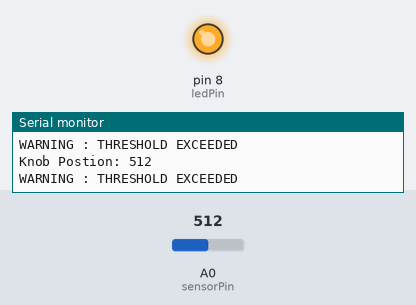
This sketch was run on a simulated Arduino Uno, built with avr-gcc and run on an emulated ATmega328P. Shown: output pins drawn as LEDs (lit = HIGH), the last lines printed to the serial monitor. The test bench sets the inputs (shaded band); at power-on: A0 (sensorPin) = 512.

Above: at 1.8 s.
1.9 s: A0 (sensorPin) set to 497
At 3.2 s:
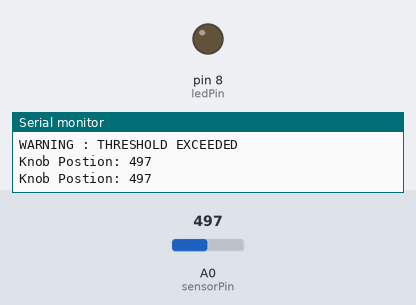
3.5 s: A0 (sensorPin) set to 522
At 4.7 s:
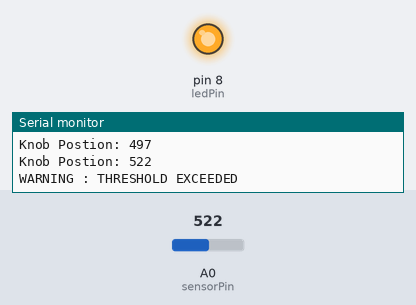
5.5 s: A0 (sensorPin) set to 511
At 6.3 s:
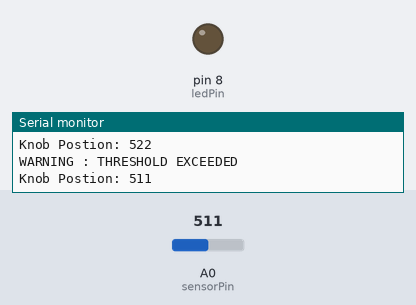
Timing chart, 0 to 8.5 s (numbered marks = the images above; inputs shaded):
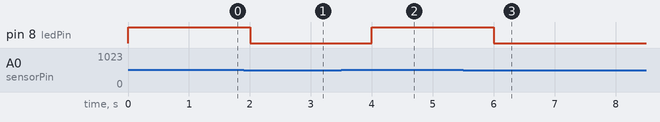

Measured:
- the behaviour switches between 512 and 511 on A0 (sensorPin) (found by bisection; images 0 and 1)
- after the input at 1.9 s, pin 8 (ledPin): HIGH → LOW after 0.10 s
- after the input at 3.5 s, pin 8 (ledPin): LOW → HIGH after 0.50 s
- after the input at 5.5 s, pin 8 (ledPin): HIGH → LOW after 0.50 s

The sketch:

04_Threshold_Alarm_System.ino
```cpp
int sensorValue = 0;
int sensorPin = A0;
int ledPin = 8;

void setup() {
  Serial.begin(9600);
  pinMode(ledPin,OUTPUT);
}

void loop() {
  sensorValue = analogRead(sensorPin);

  Serial.print("Knob Postion: ");
  Serial.println(sensorValue);

  // Logic gate
  if (sensorValue < 512){
    digitalWrite(ledPin, LOW);
  }else{
    digitalWrite(ledPin, HIGH);
    Serial.println("WARNING : THRESHOLD EXCEEDED");
  }
  delay(1000);
}
```
